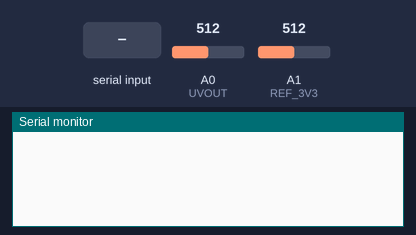
A sketch run on a simulated Arduino Uno, built with avr-gcc and run on an emulated ATmega328P. On the bench: the last lines printed to the serial monitor. The test bench sets the inputs (shaded band); at power-on: A0 (UVOUT) = 512, A1 (REF_3V3) = 512.

Above: at 1.2 s.
1.3 s: "1" received over Serial
At 2.4 s:
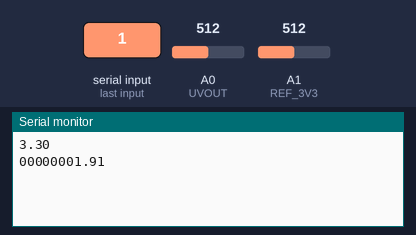
2.8 s: A0 (UVOUT) set to 716
At 4.0 s:
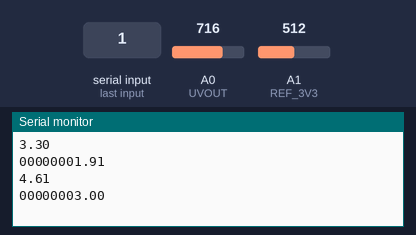
4.3 s: A1 (REF_3V3) set to 306
At 5.6 s:
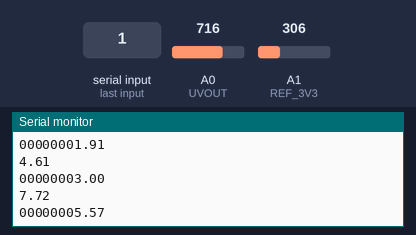
5.8 s: A0 (UVOUT) set to 900
7.3 s: A1 (REF_3V3) set to 122
At 8.5 s:
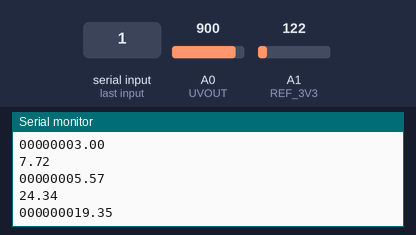
Timing chart, 0 to 9.8 s (numbered marks = the images above; inputs shaded):
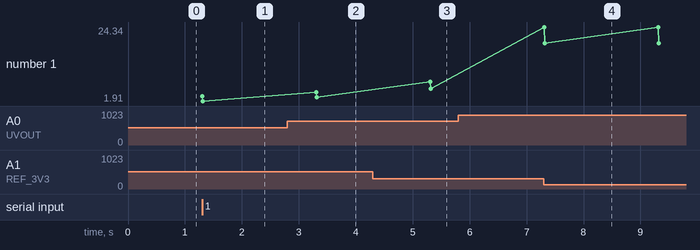

The sketch:

sensor_uv.ino
```cpp
 int UVOUT = A0;
int REF_3V3 = A1;
float uvIntensity;
float outputVoltage;
int mensaje;
boolean KEY=false;
int uvLevel;
int refLevel;
int a;
int b;

void setup()
{
  Serial.begin(9600);
  pinMode(UVOUT, INPUT);
  pinMode(REF_3V3, INPUT);
  //Serial.println("ML8511 example");
}

int averageAnalogRead(int pinToRead)
{
  byte numberOfReadings = 8;
  unsigned int runningValue = 0;
  for(int x = 0 ; x < numberOfReadings ; x++)
  runningValue += analogRead(pinToRead);
  runningValue /= numberOfReadings;
  return(runningValue);
}
float mapfloat(float x, float in_min, float in_max, float out_min, float out_max)
{
  return (x - in_min) * (out_max - out_min) / (in_max - in_min) + out_min;
}


void loop()
{
  if(Serial.available()>0)
  {
    mensaje=Serial.read();
    if(mensaje='1')
    {
      KEY=true;
    }
    else
    {
      KEY=false;
    }
  }

  if(KEY==true)
  {
   uvLevel = averageAnalogRead(UVOUT);
   refLevel = averageAnalogRead(REF_3V3);
   outputVoltage = 3.3 / refLevel * uvLevel;

   uvIntensity = mapfloat(outputVoltage, 0.99, 2.8, 0.0, 15.0); //Convert the voltage to a UV intensity level
   uvIntensity = uvIntensity/10;
   //Serial.print("output: ");
   //Serial.print(refLevel);
   //Serial.print("ML8511 output: ");
   //Serial.print(uvLevel);
   //Serial.print("ML8511 voltage:");
   a=100*outputVoltage;
   outputVoltage=a*1.0/100;
   float c=outputVoltage;
   Serial.println(c);
   Serial.print("0000000");
    b=100*uvIntensity;
   uvIntensity=b*1.0/100;
   float d=uvIntensity;
   Serial.println(d);
   //Serial.println();
   delay(2000);
 }


}
```

Measured:
- after the input at 1.3 s, the serial monitor: prints a new line at once (image 1)
- after the input at 2.8 s, the serial monitor: prints a new line after 0.51 s (image 2)
- after the input at 4.3 s, the serial monitor: prints a new line after 1.0 s (image 3)
- after the input at 7.3 s, the serial monitor: prints a new line at once (image 4)
- plotted number 1: 1.91 → 3 after the input at 2.8 s, 3 → 5.57 after the input at 4.3 s, 5.57 → 19.35 after the input at 7.3 s
